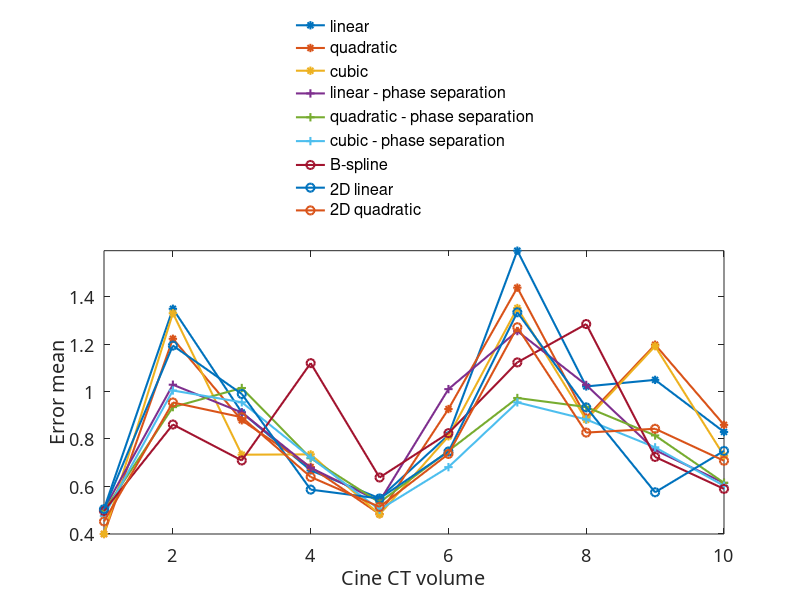

Recreate this plot in MATLAB. (Note: this script raises an error after producing the figure.)
function c4PlotDef()

load('def_field_error2.mat');

MODELS = 1:9;
COUCH = 5;

linestyle = {'-*','-*','-*','-+','-+','-+','-o','-o','-o',};

for c=1:COUCH
  h = figure;
  for m=MODELS
    plot(squeeze(error_mean(m,c,:)), linestyle{m},'LineWidth',1.5);
    hold on
  end

  set(h, 'Position', [0 0 600 400]);
  h_legend = legend('linear', 'quadratic', 'cubic', 'linear - phase separation', ...
  'quadratic - phase separation', 'cubic - phase separation', 'B-spline', ...
  '2D linear', '2D quadratic', 'Location', 'northoutside');
  set(h_legend,'Box','off');
  set(gca,'FontSize',13,'FontName','cmr');
  xlabel('Cine CT volume');
  ylabel('Error mean');
  axis tight
  ax = gca;
  ax.XTick = 1:10;
  figname = sprintf('../report/figures/task4/def_mean_error_couch%d.eps', c);
  hgexport(h, figname);
end

for c=1:COUCH
  h = figure;
  for m=MODELS
    plot(squeeze(error_std_dev(m,c,:)), linestyle{m},'LineWidth',1.5);
    hold on
  end

  set(h, 'Position', [0 0 600 400]);
  h_legend = legend('linear', 'quadratic', 'cubic', 'linear - phase separation', ...
  'quadratic - phase separation', 'cubic - phase separation', 'B-spline', ...
  '2D linear', '2D quadratic', 'Location', 'northoutside');
  set(h_legend,'Box','off');
  set(gca,'FontSize',13,'FontName','cmr');
  xlabel('Cine CT volume');
  ylabel('Error std-dev');
  axis tight
  ax = gca;
  ax.XTick = 1:10;
  figname = sprintf('../report/figures/task4/def_stddev_error_couch%d.eps', c);
  hgexport(h, figname);
end

end